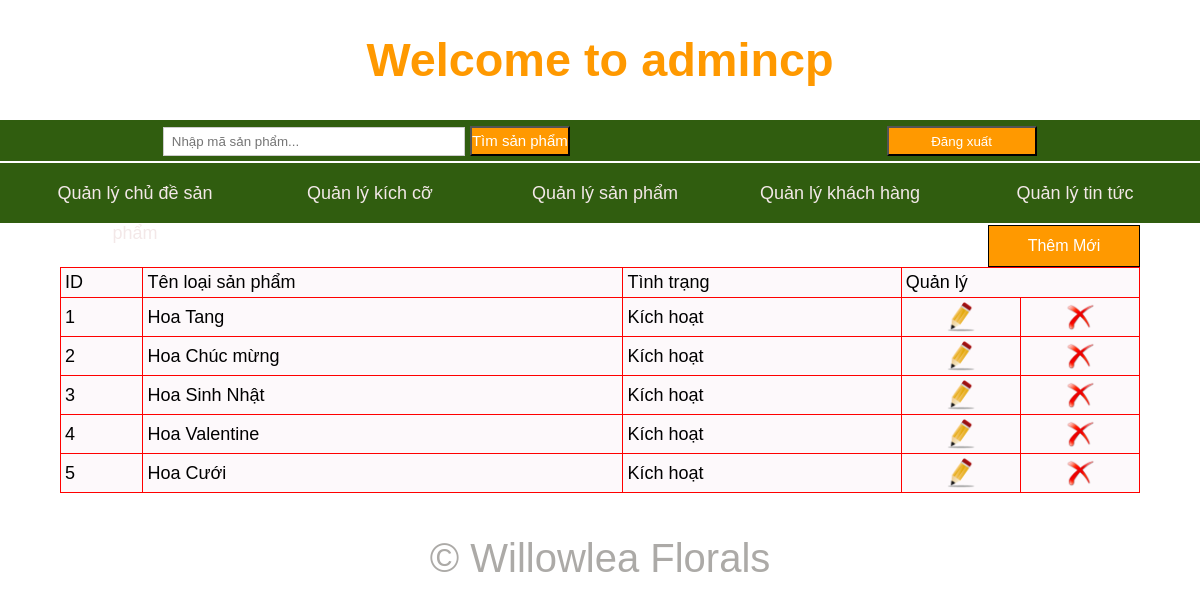
/admincp/index.php?quanly=loaisp&ac=lietke (signed in), run on the app's committed database.
### tables this page shows
CREATE TABLE `loaisp` (
  `idloaisp` int(11) NOT NULL,
  `tenloaisp` varchar(255) NOT NULL,
  `tinhtrang` varchar(100) NOT NULL
);

### admincp/modules/quanlyloaisp/lietke.php (the view)
<?php
	$sql_lietkesp="SELECT * from loaisp order by idloaisp desc ";
	$row_lietkesp=mysqli_query($mysqli,$sql_lietkesp);
?>
<div class="button_themsp">
<a href="index.php?quanly=loaisp&ac=them">Thêm Mới</a>
</div>
<table width="100%" border="1">
  <tr>
    <td>ID</td>
    <td>Tên loại sản phẩm</td>
    <td>Tình trạng</td>
    <td colspan="2">Quản lý</td>
  </tr>
  <?php
  $i=1;
  while($dong=mysqli_fetch_array($row_lietkesp)){
  ?>
  <tr>
    <td><?php  echo $i;?></td>
    <td><?php echo $dong['tenloaisp'] ?></td>
    <td><?php
	if($dong['tinhtrang'] == 1 ){
		echo 'Kích hoạt';
	}else{
		echo 'Không kích hoạt';
	}
    ?></td>
    <td><a href="index.php?quanly=loaisp&ac=sua&id=<?php echo $dong['idloaisp'] ?>"><center><img src="../imgs/edit.png" width="30" height="30" /></center></a></td>
    <td><a href="modules/quanlyloaisp/xuly.php?id=<?php echo $dong['idloaisp']?>" class="delete_link"><center><img src="../imgs/delete.png" width="30" height="30" /></center></a></td>
  </tr>
  <?php
  $i++;
  }
  ?>
</table>

### admincp/style/main.css (style rules this page uses)
body { background:#fff; }
* { padding:0; margin:0; font-family: 'Gill Sans', 'Gill Sans MT', Calibri, 'Trebuchet MS', sans-serif; }
table { border-collapse:collapse; width:100%; background-color:rgb(253, 249, 251); border:1px solid #F00; }
table tr td { color:#000; font-size:18px; padding:4px; }
.button_themsp { width:150px; height:40px; border:1px solid #000; text-align:center; background:#F90; line-height:40px; color:#fff; float:right; }
.button_themsp a { color:#fff; display:block; text-decoration:none; }

### data on the page
loaisp: tenloaisp "Hoa Tang", tinhtrang "Kích hoạt"
loaisp: tenloaisp "Hoa Chúc mừng", tinhtrang "Kích hoạt"
loaisp: tenloaisp "Hoa Sinh Nhật", tinhtrang "Kích hoạt"
loaisp: tenloaisp "Hoa Valentine", tinhtrang "Kích hoạt"
loaisp: tenloaisp "Hoa Cưới", tinhtrang "Kích hoạt"
